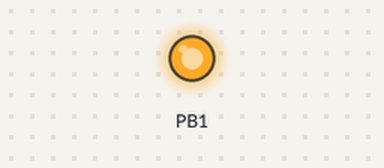
Bench run of a program on a simulated ATmega168, built with avr-gcc and emulated at 1 MHz. Parts: output pins drawn as LEDs (lit = HIGH). At 0.0 s the program stops and its outputs stay as they are.

Above: at 0.1 s.
Timing chart, 0 to 1.5 s (numbered marks = the images above):
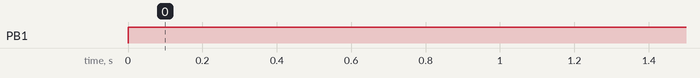

The program:

main.cpp
```cpp
/*
 * helloWorld.cpp
 *
 * Created: 24/10/2023 4:51PM
 * Author : mathi
 */

#define F_CPU 1000000 //1MHz, set cpu frequency in Hz, datablad side...
#include <avr/io.h>
#include <stdio.h>
#include <util/delay.h>


//questions:

void initPorts()
{
	DDRB |= (1 << DDB1); //set pin 7 as output in data-direction of port D
	PORTB &= ~(1<<PB1); //set pin 7 low as initial value
}

int main()
{
	//initialize
	initPorts();

	PORTB |= (1<<PB1); //high

	return 0;
}
```

Measured:
- by itself, PB1: LOW → HIGH at 0.00 s
